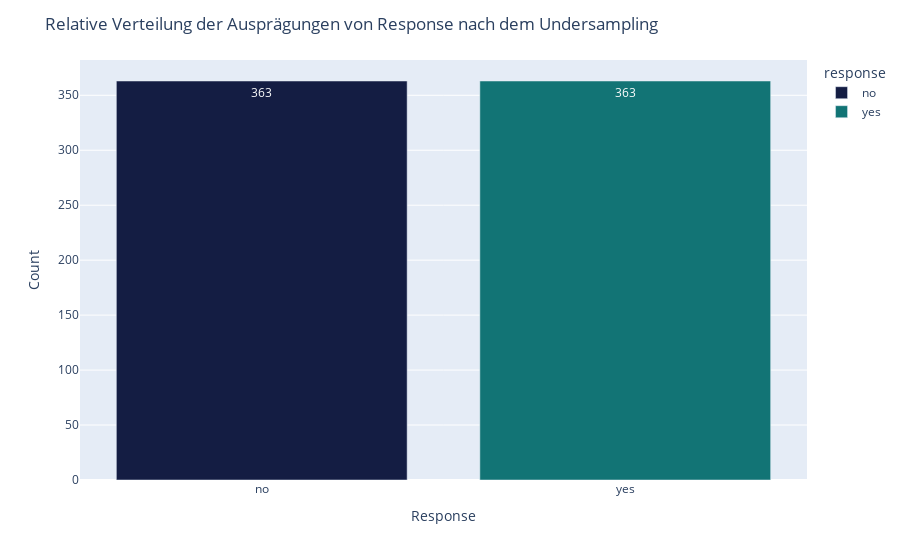

Notebook cell for this chart:
### Code cell
df_downsampled_response = downsampled.groupby(['response']).size().reset_index()
fig = px.bar(df_downsampled_response, x='response', y=downsampled['response'].value_counts(normalize=False), color='response',
                                    text=downsampled['response'].value_counts(normalize=False),
                                    color_discrete_map={
                                        'yes': 'rgb(18,116,117)',
                                        'no': 'rgb(20,29,67)'
                                    })

fig.update_layout(title='Relative Verteilung der Ausprägungen von Response nach dem Undersampling',
                 xaxis_title='Response',
                 yaxis_title='Count')
fig.show()

### Figure 1 — Plotly figure (JSON) as saved in the notebook; plotly's stock layout.template omitted (floating-point values rounded to 4 significant figures)
{"data": [{"alignmentgroup": "True", "hovertemplate": "response=%{x}<br>y=%{y}<br>text=%{text}<extra></extra>", "legendgroup": "no", "marker": {"color": "rgb(20,29,67)", "pattern": {"shape": ""}}, "name": "no", "offsetgroup": "no", "orientation": "v", "showlegend": true, "text": [363], "textposition": "auto", "type": "bar", "x": ["no"], "xaxis": "x", "y": [363], "yaxis": "y"}, {"alignmentgroup": "True", "hovertemplate": "response=%{x}<br>y=%{y}<br>text=%{text}<extra></extra>", "legendgroup": "yes", "marker": {"color": "rgb(18,116,117)", "pattern": {"shape": ""}}, "name": "yes", "offsetgroup": "yes", "orientation": "v", "showlegend": true, "text": [363], "textposition": "auto", "type": "bar", "x": ["yes"], "xaxis": "x", "y": [363], "yaxis": "y"}], "layout": {"barmode": "relative", "legend": {"title": {"text": "response"}, "tracegroupgap": 0}, "margin": {"t": 60}, "title": {"text": "Relative Verteilung der Ausprägungen von Response nach dem Undersampling"}, "xaxis": {"anchor": "y", "categoryarray": ["no", "yes"], "categoryorder": "array", "domain": [0, 1], "title": {"text": "Response"}}, "yaxis": {"anchor": "x", "domain": [0, 1], "title": {"text": "Count"}}}}
